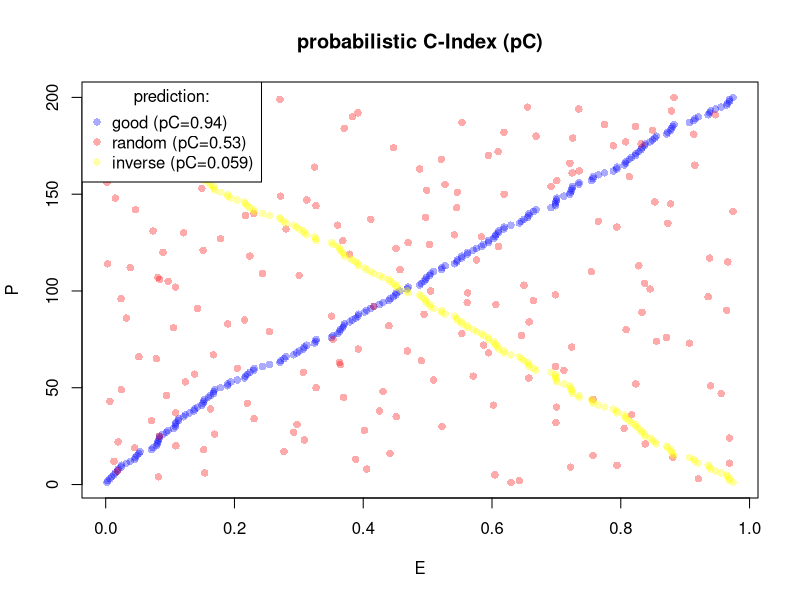

R code for this plot:
# ------------------------------------------------------------------------------------------------
# AUTHOR:      Michael Patrick Menden
# SUPERVISOR:  Julio Saez-Rodriguez
# AFFILIATION: EMBL-EBI
# LIZENS:      GPL
# ------------------------------------------------------------------------------------------------

# Gauss error function
pCIdx_erf <- function(x) {
  2/sqrt(pi) * integrate(f=function(t) {exp(-t^2)}, 0, x)$value
}

# ------------------------------------------------------------------------------------------------
# Cumulative distribution function
pCIdx_CDF <- function(u,v,s) {
  0.5 * (1 + pCIdx_erf(abs(u-v) / (2*s)))
}

# ------------------------------------------------------------------------------------------------
# Probabilistic C-Index 
# E   => 	Vector of continuous experimentally determined values, e.g. EC10.
# s	=>	Scalar representing the pooled standard deviation for E.
# P	=>	Vector containing the predicted rank of E. 
pCIdx <- function(E,s,P) {
  runningSum <- 0
  n <- 0.5 * length(E) * (length(E)-1)
  for (i in 1:(length(E)-1)) {
    for (j in (i+1):length(E)) {
      if ((E[i]>E[j] & P[i]>P[j]) | (E[i]<E[j] & P[i]<P[j])) {
        runningSum <- runningSum + pCIdx_CDF(E[i], E[j], s)
      } else if ((E[i]>E[j] & P[i]<P[j]) | (E[i]<E[j] & P[i]>P[j])) {
        runningSum <- runningSum + 1 - pCIdx_CDF(E[i], E[j], s)
      } else {
        runningSum <- runningSum + 0.5
      }
    }
  }
  runningSum/n
}

# ------------------------------------------------------------------------------------------------
# Cumulative distribution function
pCIdx_CDF_GS <- function(u,v,s) {
  0.5 * (1 + pCIdx_erf((u-v)/(2*s)))
}

# ------------------------------------------------------------------------------------------------
# Probabilistic C-Index (from gustavo's pseudo code)
# E   =>   Vector of continuous experimentally determined values, e.g. EC10.
# s	=>	Scalar representing the pooled standard deviation for E.
# P	=>	Vector containing the predicted rank of E. 
pCIdx_GS <- function(E,s,P) {
  runningSum <- 0
  n <- 0.5 * length(E) * (length(E)-1)
  for (i in 1:(length(E)-1)) {
    for (j in (i+1):length(E)) {
      if (P[i] > P[j]) {
        runningSum <- runningSum + pCIdx_CDF_GS(E[i], E[j], s)
      } else if (P[i] < P[j]) {
        runningSum <- runningSum + pCIdx_CDF_GS(E[j], E[i], s)
      } else if (P[i] == P[j]) {
        runningSum <- runningSum + 0.5
      }
    }
  }
  runningSum/n
}

# ------------------------------------------------------------------------------------------------
# Pooled standard deviation
# R => matrix of replicates. On the columns are the experimental entities, in the rows are the replicates
pooled_sd <- function(R) {
  v <- apply(R, 2, function(x) var(x, na.rm=T))
  n <- apply(R, 2, function(x) sum(!is.na(x)) - 1)
  v <- v[n>0]
  n <- n[n>0]
  sqrt(sum(n * v) / sum(n))
}

# ------------------------------------------------------------------------------------------------
# Test cases: good prediction should be 1

# ---------------------------
# DEMO: good prediction
# ---------------------------

# experimental value
E <- runif(200)

# generated sparse replicates with noise
nRep <- 3
R <- matrix(NA, nrow=nRep, ncol=length(E))
for (i in 1:nRep) {
  R[i,] <- E + runif(length(E), min=-0.1, max=0.1)
  R[i,sample(200, 10)] <- NA
}

# calculated pooled standard deviation
s <- pooled_sd(R)

# good prediction 
P_good <- rank(E)
pCIdx(E,s,P_good)
pCIdx_GS(E,s,P_good)

# random prediction
P_random <- rank(E[sample(200)])
pCIdx(E,s,P_random)
pCIdx_GS(E,s,P_random)

# inverse prediction
P_inverse <- rank(-E)
pCIdx(E,s,P_inverse)
pCIdx_GS(E,s,P_inverse)

# plot predicted versus observed ranking
plot(E, P_good, ylab="P", col='#0000FF55', pch=16, main='probabilistic C-Index (pC)')
points(E, P_random, col='#FF000055', pch=16)
points(E, P_inverse, col='#FFFF0055', pch=16)
label <- paste(c('good', 'random', 'inverse'), ' (pC=',
               formatC(c(pCIdx(E,s,P_good), pCIdx(E,s,P_random), pCIdx(E,s,P_inverse)), digits=2), ")", sep="")
legend("topleft", title="prediction:", label, pch = 16, col=c('#0000FF55', '#FF000055', '#FFFF0055'))

